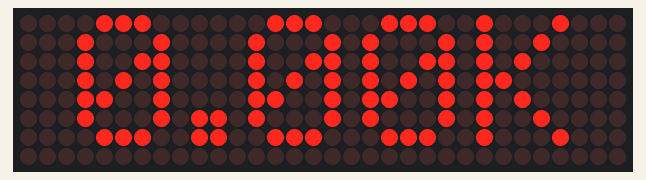
The sketch below on a simulated ESP8266 (NodeMCU). On the bench: 32×8 LED matrix. WiFi joins after 1.5 s; servers stay silent unless stated; uploads are accepted with an empty reply.

Above: at 2.0 s.

The sketch:

without-animation.ino
```cpp
#include <MD_Parola.h>
#include <MD_MAX72xx.h>
#include <SPI.h>
#include <ESP8266WiFi.h>
#include <ESP8266HTTPClient.h>
#include <ArduinoJson.h>

MD_Parola myDisplay = MD_Parola(MD_MAX72XX::FC16_HW, D7, D5, D8, 4);
//MD_Parola myDisplay = MD_Parola(HARDWARE_TYPE, DIN, CLK, CS, MAX_DEVICES);

void setup() {
  myDisplay.begin();
  myDisplay.setIntensity(0); // 0-15
  myDisplay.setTextAlignment(PA_CENTER);

  WiFi.begin("NAME","PASSWORD");
  WiFi.mode(WIFI_STA);
}

double subs=0.0, views=0.0;
long lastTime = 0, lastTime2 = 0;
bool isSub = true;

void getData(){
	HTTPClient http;
	WiFiClientSecure client;
	client.setInsecure();
	client.connect("www.googleapis.com", 443);
	http.begin(client, "https://www.googleapis.com/youtube/v3/channels?part=statistics&id=CHANNLEID&key=APIKEY");

	if (http.GET() == 200){
		DynamicJsonBuffer jsonBuffer(500);
		JsonObject& root = jsonBuffer.parseObject(http.getString());
		subs = ((int) root["items"][0]["statistics"]["subscriberCount"])/1000.0;
		views = ((int) root["items"][0]["statistics"]["viewCount"])/1000.0;
		lastTime = millis();

		myDisplay.print(String(subs)+"K");
	}
	http.end();
}

void loop() {
  if (millis()-lastTime > 3600000 || subs == 0){
    if (WiFi.status() == WL_CONNECTED) {
      getData();
    }
  } else {
    if (millis()-lastTime2 > 25000){
      if (isSub){
        myDisplay.print(String(views)+"K");
      } else {
        myDisplay.print(String(subs)+"K");
      }
      isSub = !isSub;
      lastTime2 = millis();
    }
  }
}
```
